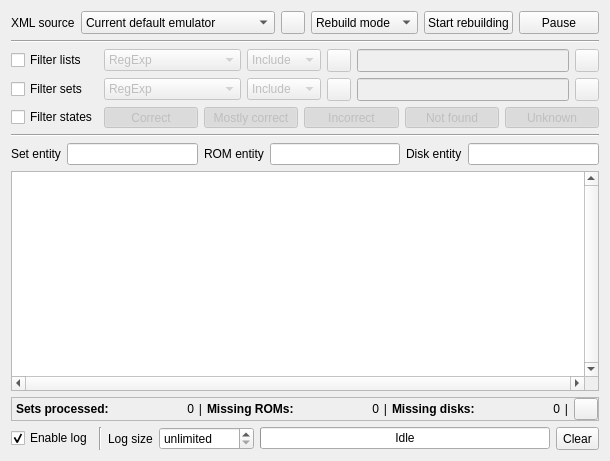
<?xml version="1.0" encoding="UTF-8"?>
<ui version="4.0">
 <class>CollectionRebuilder</class>
 <widget class="QWidget" name="CollectionRebuilder">
  <property name="geometry">
   <rect>
    <x>0</x>
    <y>0</y>
    <width>610</width>
    <height>461</height>
   </rect>
  </property>
  <property name="windowTitle">
   <string>ROM Collection Rebuilder</string>
  </property>
  <layout class="QGridLayout" name="gridLayout">
   <item row="0" column="0">
    <widget class="QLabel" name="labelXmlSource">
     <property name="sizePolicy">
      <sizepolicy hsizetype="Fixed" vsizetype="Preferred">
       <horstretch>0</horstretch>
       <verstretch>0</verstretch>
      </sizepolicy>
     </property>
     <property name="text">
      <string>XML source</string>
     </property>
    </widget>
   </item>
   <item row="0" column="1">
    <widget class="QComboBox" name="comboBoxXmlSource">
     <property name="sizePolicy">
      <sizepolicy hsizetype="MinimumExpanding" vsizetype="Minimum">
       <horstretch>0</horstretch>
       <verstretch>0</verstretch>
      </sizepolicy>
     </property>
     <property name="toolTip">
      <string>Select XML source</string>
     </property>
     <item>
      <property name="text">
       <string>Current default emulator</string>
      </property>
     </item>
     <item>
      <property name="text">
       <string>Select XML file...</string>
      </property>
     </item>
    </widget>
   </item>
   <item row="3" column="0" colspan="3">
    <widget class="QFrame" name="frameEntities">
     <layout class="QGridLayout" name="gridLayoutFrameEnitities">
      <property name="margin">
       <number>0</number>
      </property>
      <item row="1" column="1">
       <widget class="QLineEdit" name="lineEditSetEntity">
        <property name="toolTip">
         <string>Entity name that defines a 'set'</string>
        </property>
       </widget>
      </item>
      <item row="1" column="3">
       <widget class="QLineEdit" name="lineEditRomEntity">
        <property name="toolTip">
         <string>Entity name that defines a 'rom'</string>
        </property>
       </widget>
      </item>
      <item row="1" column="0">
       <widget class="QLabel" name="labelSetEntity">
        <property name="text">
         <string>Set entity</string>
        </property>
       </widget>
      </item>
      <item row="1" column="4">
       <widget class="QLabel" name="labelDiskEntity">
        <property name="toolTip">
         <string>Entity name that defines a 'disk'</string>
        </property>
        <property name="text">
         <string>Disk entity</string>
        </property>
       </widget>
      </item>
      <item row="1" column="5">
       <widget class="QLineEdit" name="lineEditDiskEntity">
        <property name="toolTip">
         <string>Entity name that defines a 'disk'</string>
        </property>
       </widget>
      </item>
      <item row="1" column="2">
       <widget class="QLabel" name="labelRomEntity">
        <property name="text">
         <string>ROM entity</string>
        </property>
       </widget>
      </item>
      <item row="0" column="0" colspan="6">
       <widget class="Line" name="line2">
        <property name="orientation">
         <enum>Qt::Horizontal</enum>
        </property>
       </widget>
      </item>
     </layout>
    </widget>
   </item>
   <item row="4" column="0" colspan="3">
    <widget class="QPlainTextEdit" name="plainTextEditLog">
     <property name="verticalScrollBarPolicy">
      <enum>Qt::ScrollBarAlwaysOn</enum>
     </property>
     <property name="horizontalScrollBarPolicy">
      <enum>Qt::ScrollBarAlwaysOn</enum>
     </property>
     <property name="lineWrapMode">
      <enum>QPlainTextEdit::NoWrap</enum>
     </property>
     <property name="readOnly">
      <bool>true</bool>
     </property>
    </widget>
   </item>
   <item row="6" column="0" colspan="3">
    <layout class="QHBoxLayout" name="horizontalLayout2">
     <item>
      <widget class="QCheckBox" name="checkBoxEnableLog">
       <property name="toolTip">
        <string>Enable log output</string>
       </property>
       <property name="text">
        <string>Enable log</string>
       </property>
       <property name="checked">
        <bool>true</bool>
       </property>
      </widget>
     </item>
     <item>
      <widget class="Line" name="line">
       <property name="orientation">
        <enum>Qt::Vertical</enum>
       </property>
      </widget>
     </item>
     <item>
      <widget class="QLabel" name="labelMaxLogSize">
       <property name="text">
        <string>Log size</string>
       </property>
      </widget>
     </item>
     <item>
      <widget class="QSpinBox" name="spinBoxMaxLogSize">
       <property name="toolTip">
        <string>Maximum number of lines in log (0 = no limit)</string>
       </property>
       <property name="specialValueText">
        <string>unlimited</string>
       </property>
       <property name="suffix">
        <string> lines</string>
       </property>
       <property name="minimum">
        <number>0</number>
       </property>
       <property name="maximum">
        <number>999999</number>
       </property>
       <property name="singleStep">
        <number>100</number>
       </property>
       <property name="value">
        <number>0</number>
       </property>
      </widget>
     </item>
     <item>
      <widget class="QProgressBar" name="progressBar">
       <property name="toolTip">
        <string>Rebuild progress indicator</string>
       </property>
       <property name="value">
        <number>0</number>
       </property>
       <property name="format">
        <string>Idle</string>
       </property>
      </widget>
     </item>
     <item>
      <widget class="QToolButton" name="toolButtonClear">
       <property name="sizePolicy">
        <sizepolicy hsizetype="Fixed" vsizetype="Minimum">
         <horstretch>0</horstretch>
         <verstretch>0</verstretch>
        </sizepolicy>
       </property>
       <property name="toolTip">
        <string>Clear log</string>
       </property>
       <property name="text">
        <string>Clear</string>
       </property>
      </widget>
     </item>
    </layout>
   </item>
   <item row="0" column="2">
    <layout class="QHBoxLayout" name="horizontalLayout1">
     <item>
      <widget class="QToolButton" name="toolButtonRemoveXmlSource">
       <property name="sizePolicy">
        <sizepolicy hsizetype="Fixed" vsizetype="Minimum">
         <horstretch>0</horstretch>
         <verstretch>0</verstretch>
        </sizepolicy>
       </property>
       <property name="toolTip">
        <string>Remove the current XML source from the list</string>
       </property>
       <property name="icon">
        <iconset resource="../qmc2.qrc">
         <normaloff>:/data/img/broom.png</normaloff>:/data/img/broom.png</iconset>
       </property>
      </widget>
     </item>
     <item>
      <widget class="QComboBox" name="comboBoxModeSwitch">
       <property name="sizePolicy">
        <sizepolicy hsizetype="Fixed" vsizetype="Minimum">
         <horstretch>0</horstretch>
         <verstretch>0</verstretch>
        </sizepolicy>
       </property>
       <property name="toolTip">
        <string>Mode switch</string>
       </property>
       <item>
        <property name="text">
         <string>Rebuild mode</string>
        </property>
       </item>
       <item>
        <property name="text">
         <string>Dry run mode</string>
        </property>
       </item>
      </widget>
     </item>
     <item>
      <widget class="QPushButton" name="pushButtonStartStop">
       <property name="sizePolicy">
        <sizepolicy hsizetype="MinimumExpanding" vsizetype="Minimum">
         <horstretch>0</horstretch>
         <verstretch>0</verstretch>
        </sizepolicy>
       </property>
       <property name="toolTip">
        <string>Start / stop rebuilding</string>
       </property>
       <property name="text">
        <string>Start rebuilding</string>
       </property>
       <property name="icon">
        <iconset resource="../qmc2.qrc">
         <normaloff>:/data/img/refresh.png</normaloff>:/data/img/refresh.png</iconset>
       </property>
      </widget>
     </item>
     <item>
      <widget class="QPushButton" name="pushButtonPauseResume">
       <property name="sizePolicy">
        <sizepolicy hsizetype="Minimum" vsizetype="Minimum">
         <horstretch>0</horstretch>
         <verstretch>0</verstretch>
        </sizepolicy>
       </property>
       <property name="toolTip">
        <string>Pause / resume rebuilding</string>
       </property>
       <property name="text">
        <string>Pause</string>
       </property>
       <property name="icon">
        <iconset resource="../qmc2.qrc">
         <normaloff>:/data/img/time.png</normaloff>:/data/img/time.png</iconset>
       </property>
      </widget>
     </item>
    </layout>
   </item>
   <item row="5" column="0" colspan="3">
    <widget class="QFrame" name="frameRebuildStatus">
     <property name="frameShape">
      <enum>QFrame::StyledPanel</enum>
     </property>
     <property name="frameShadow">
      <enum>QFrame::Sunken</enum>
     </property>
     <layout class="QGridLayout" name="gridLayoutFrameRebuildStatus">
      <property name="margin">
       <number>0</number>
      </property>
      <property name="spacing">
       <number>0</number>
      </property>
      <item row="0" column="0">
       <widget class="QLabel" name="labelRebuildStatus">
        <property name="toolTip">
         <string>Rebuild statistics</string>
        </property>
        <property name="text">
         <string notr="true">&lt;table border=&quot;0&quot; cellpadding=&quot;0&quot; cellspacing=&quot;4&quot; width=&quot;100%&quot;&gt;&lt;tr&gt;
&lt;td nowrap align=&quot;left&quot; width=&quot;16.16%&quot;&gt;&lt;b&gt;Sets processed:&lt;/b&gt;&lt;/td&gt;&lt;td nowrap align=&quot;right&quot; width=&quot;16.16%&quot;&gt;0&lt;/td&gt;
&lt;td nowrap align=&quot;center&quot; width=&quot;1%&quot;&gt;|&lt;/td&gt;
&lt;td nowrap align=&quot;left&quot; width=&quot;16.16%&quot;&gt;&lt;b&gt;Missing ROMs:&lt;/b&gt;&lt;/td&gt;&lt;td nowrap align=&quot;right&quot; width=&quot;16.16%&quot;&gt;0&lt;/td&gt;
&lt;td nowrap align=&quot;center&quot; width=&quot;1%&quot;&gt;|&lt;/td&gt;
&lt;td nowrap align=&quot;left&quot; width=&quot;16.16%&quot;&gt;&lt;b&gt;Missing disks:&lt;/b&gt;&lt;/td&gt;&lt;td nowrap align=&quot;right&quot; width=&quot;16.16%&quot;&gt;0&lt;/td&gt;
&lt;td nowrap align=&quot;center&quot; width=&quot;1%&quot;&gt;|&lt;/td&gt;
&lt;/tr&gt;&lt;/table&gt;</string>
        </property>
       </widget>
      </item>
      <item row="0" column="1">
       <widget class="QToolButton" name="toolButtonViewMissingList">
        <property name="sizePolicy">
         <sizepolicy hsizetype="Fixed" vsizetype="Ignored">
          <horstretch>0</horstretch>
          <verstretch>0</verstretch>
         </sizepolicy>
        </property>
        <property name="toolTip">
         <string>Show / hide list of missing dumps</string>
        </property>
        <property name="icon">
         <iconset resource="../qmc2.qrc">
          <normaloff>:/data/img/detail.png</normaloff>:/data/img/detail.png</iconset>
        </property>
       </widget>
      </item>
     </layout>
    </widget>
   </item>
   <item row="1" column="0" colspan="3">
    <widget class="Line" name="line1">
     <property name="orientation">
      <enum>Qt::Horizontal</enum>
     </property>
    </widget>
   </item>
   <item row="2" column="0" colspan="3">
    <layout class="QGridLayout" name="gridLayoutFilters">
     <item row="0" column="0">
      <widget class="QCheckBox" name="checkBoxFilterExpressionSoftwareLists">
       <property name="toolTip">
        <string>Enable the use of a Qt regular expression that a software-list's name has to match in order to be processed</string>
       </property>
       <property name="text">
        <string>Filter lists</string>
       </property>
      </widget>
     </item>
     <item row="0" column="1">
      <widget class="QComboBox" name="comboBoxFilterSyntaxSoftwareLists">
       <property name="enabled">
        <bool>false</bool>
       </property>
       <property name="toolTip">
        <string>Choose the regular expression syntax</string>
       </property>
       <item>
        <property name="text">
         <string notr="true">RegExp</string>
        </property>
       </item>
       <item>
        <property name="text">
         <string notr="true">RegExp2</string>
        </property>
       </item>
       <item>
        <property name="text">
         <string notr="true">Wildcard</string>
        </property>
       </item>
       <item>
        <property name="text">
         <string notr="true">WildcardUnix</string>
        </property>
       </item>
       <item>
        <property name="text">
         <string notr="true">FixedString</string>
        </property>
       </item>
       <item>
        <property name="text">
         <string notr="true">W3CXmlSchema11</string>
        </property>
       </item>
      </widget>
     </item>
     <item row="0" column="2">
      <widget class="QComboBox" name="comboBoxFilterTypeSoftwareLists">
       <property name="enabled">
        <bool>false</bool>
       </property>
       <property name="toolTip">
        <string>Select the filter type (include / exclude filter)</string>
       </property>
       <item>
        <property name="text">
         <string>Include</string>
        </property>
       </item>
       <item>
        <property name="text">
         <string>Exclude</string>
        </property>
       </item>
      </widget>
     </item>
     <item row="0" column="4">
      <widget class="QLineEdit" name="lineEditFilterExpressionSoftwareLists">
       <property name="enabled">
        <bool>false</bool>
       </property>
       <property name="sizePolicy">
        <sizepolicy hsizetype="Expanding" vsizetype="Minimum">
         <horstretch>0</horstretch>
         <verstretch>0</verstretch>
        </sizepolicy>
       </property>
       <property name="toolTip">
        <string>Specify a Qt regular expression that a software-list's name has to match in order to be processed</string>
       </property>
      </widget>
     </item>
     <item row="0" column="5">
      <widget class="QToolButton" name="toolButtonClearFilterExpressionSoftwareLists">
       <property name="enabled">
        <bool>false</bool>
       </property>
       <property name="sizePolicy">
        <sizepolicy hsizetype="Fixed" vsizetype="Minimum">
         <horstretch>0</horstretch>
         <verstretch>0</verstretch>
        </sizepolicy>
       </property>
       <property name="toolTip">
        <string>Clear filter expression</string>
       </property>
       <property name="icon">
        <iconset resource="../qmc2.qrc">
         <normaloff>:/data/img/broom.png</normaloff>:/data/img/broom.png</iconset>
       </property>
      </widget>
     </item>
     <item row="1" column="0">
      <widget class="QCheckBox" name="checkBoxFilterExpression">
       <property name="toolTip">
        <string>Enable the use of a Qt regular expression that a set's ID has to match in order to be processed</string>
       </property>
       <property name="text">
        <string>Filter sets</string>
       </property>
      </widget>
     </item>
     <item row="1" column="1">
      <widget class="QComboBox" name="comboBoxFilterSyntax">
       <property name="enabled">
        <bool>false</bool>
       </property>
       <property name="toolTip">
        <string>Choose the regular expression syntax</string>
       </property>
       <item>
        <property name="text">
         <string notr="true">RegExp</string>
        </property>
       </item>
       <item>
        <property name="text">
         <string notr="true">RegExp2</string>
        </property>
       </item>
       <item>
        <property name="text">
         <string notr="true">Wildcard</string>
        </property>
       </item>
       <item>
        <property name="text">
         <string notr="true">WildcardUnix</string>
        </property>
       </item>
       <item>
        <property name="text">
         <string notr="true">FixedString</string>
        </property>
       </item>
       <item>
        <property name="text">
         <string notr="true">W3CXmlSchema11</string>
        </property>
       </item>
      </widget>
     </item>
     <item row="1" column="2">
      <widget class="QComboBox" name="comboBoxFilterType">
       <property name="enabled">
        <bool>false</bool>
       </property>
       <property name="toolTip">
        <string>Select the filter type (include / exclude filter)</string>
       </property>
       <item>
        <property name="text">
         <string>Include</string>
        </property>
       </item>
       <item>
        <property name="text">
         <string>Exclude</string>
        </property>
       </item>
      </widget>
     </item>
     <item row="1" column="4">
      <widget class="QLineEdit" name="lineEditFilterExpression">
       <property name="enabled">
        <bool>false</bool>
       </property>
       <property name="sizePolicy">
        <sizepolicy hsizetype="Expanding" vsizetype="Minimum">
         <horstretch>0</horstretch>
         <verstretch>0</verstretch>
        </sizepolicy>
       </property>
       <property name="toolTip">
        <string>Specify a Qt regular expression that a set's ID has to match in order to be processed</string>
       </property>
      </widget>
     </item>
     <item row="1" column="5">
      <widget class="QToolButton" name="toolButtonClearFilterExpression">
       <property name="enabled">
        <bool>false</bool>
       </property>
       <property name="sizePolicy">
        <sizepolicy hsizetype="Fixed" vsizetype="Minimum">
         <horstretch>0</horstretch>
         <verstretch>0</verstretch>
        </sizepolicy>
       </property>
       <property name="toolTip">
        <string>Clear filter expression</string>
       </property>
       <property name="icon">
        <iconset resource="../qmc2.qrc">
         <normaloff>:/data/img/broom.png</normaloff>:/data/img/broom.png</iconset>
       </property>
      </widget>
     </item>
     <item row="2" column="0">
      <widget class="QCheckBox" name="checkBoxFilterStates">
       <property name="toolTip">
        <string>Enable state filtering (a set is included when its state is checked here)</string>
       </property>
       <property name="text">
        <string>Filter states</string>
       </property>
      </widget>
     </item>
     <item row="2" column="1" colspan="5">
      <layout class="QHBoxLayout" name="horizontalLayout3">
       <item>
        <widget class="QToolButton" name="toolButtonStateC">
         <property name="enabled">
          <bool>false</bool>
         </property>
         <property name="sizePolicy">
          <sizepolicy hsizetype="Preferred" vsizetype="Minimum">
           <horstretch>0</horstretch>
           <verstretch>0</verstretch>
          </sizepolicy>
         </property>
         <property name="toolTip">
          <string>Include sets with state C (correct)?</string>
         </property>
         <property name="text">
          <string>Correct</string>
         </property>
         <property name="icon">
          <iconset resource="../qmc2.qrc">
           <normaloff>:/data/img/sphere_green.png</normaloff>:/data/img/sphere_green.png</iconset>
         </property>
         <property name="checkable">
          <bool>true</bool>
         </property>
         <property name="checked">
          <bool>true</bool>
         </property>
         <property name="toolButtonStyle">
          <enum>Qt::ToolButtonTextBesideIcon</enum>
         </property>
        </widget>
       </item>
       <item>
        <widget class="QToolButton" name="toolButtonStateM">
         <property name="enabled">
          <bool>false</bool>
         </property>
         <property name="sizePolicy">
          <sizepolicy hsizetype="Preferred" vsizetype="Minimum">
           <horstretch>0</horstretch>
           <verstretch>0</verstretch>
          </sizepolicy>
         </property>
         <property name="toolTip">
          <string>Include sets with state M (mostly correct)?</string>
         </property>
         <property name="text">
          <string>Mostly correct</string>
         </property>
         <property name="icon">
          <iconset resource="../qmc2.qrc">
           <normaloff>:/data/img/sphere_yellowgreen.png</normaloff>:/data/img/sphere_yellowgreen.png</iconset>
         </property>
         <property name="checkable">
          <bool>true</bool>
         </property>
         <property name="checked">
          <bool>true</bool>
         </property>
         <property name="toolButtonStyle">
          <enum>Qt::ToolButtonTextBesideIcon</enum>
         </property>
        </widget>
       </item>
       <item>
        <widget class="QToolButton" name="toolButtonStateI">
         <property name="enabled">
          <bool>false</bool>
         </property>
         <property name="sizePolicy">
          <sizepolicy hsizetype="Preferred" vsizetype="Minimum">
           <horstretch>0</horstretch>
           <verstretch>0</verstretch>
          </sizepolicy>
         </property>
         <property name="toolTip">
          <string>Include sets with state I (incorrect)?</string>
         </property>
         <property name="text">
          <string>Incorrect</string>
         </property>
         <property name="icon">
          <iconset resource="../qmc2.qrc">
           <normaloff>:/data/img/sphere_red.png</normaloff>:/data/img/sphere_red.png</iconset>
         </property>
         <property name="checkable">
          <bool>true</bool>
         </property>
         <property name="checked">
          <bool>true</bool>
         </property>
         <property name="toolButtonStyle">
          <enum>Qt::ToolButtonTextBesideIcon</enum>
         </property>
        </widget>
       </item>
       <item>
        <widget class="QToolButton" name="toolButtonStateN">
         <property name="enabled">
          <bool>false</bool>
         </property>
         <property name="sizePolicy">
          <sizepolicy hsizetype="Preferred" vsizetype="Minimum">
           <horstretch>0</horstretch>
           <verstretch>0</verstretch>
          </sizepolicy>
         </property>
         <property name="toolTip">
          <string>Include sets with state N (not found)?</string>
         </property>
         <property name="text">
          <string>Not found</string>
         </property>
         <property name="icon">
          <iconset resource="../qmc2.qrc">
           <normaloff>:/data/img/sphere_grey.png</normaloff>:/data/img/sphere_grey.png</iconset>
         </property>
         <property name="checkable">
          <bool>true</bool>
         </property>
         <property name="checked">
          <bool>true</bool>
         </property>
         <property name="toolButtonStyle">
          <enum>Qt::ToolButtonTextBesideIcon</enum>
         </property>
        </widget>
       </item>
       <item>
        <widget class="QToolButton" name="toolButtonStateU">
         <property name="enabled">
          <bool>false</bool>
         </property>
         <property name="sizePolicy">
          <sizepolicy hsizetype="Preferred" vsizetype="Minimum">
           <horstretch>0</horstretch>
           <verstretch>0</verstretch>
          </sizepolicy>
         </property>
         <property name="toolTip">
          <string>Include sets with state U (unknown)?</string>
         </property>
         <property name="text">
          <string>Unknown</string>
         </property>
         <property name="icon">
          <iconset resource="../qmc2.qrc">
           <normaloff>:/data/img/sphere_blue.png</normaloff>:/data/img/sphere_blue.png</iconset>
         </property>
         <property name="checkable">
          <bool>true</bool>
         </property>
         <property name="checked">
          <bool>true</bool>
         </property>
         <property name="toolButtonStyle">
          <enum>Qt::ToolButtonTextBesideIcon</enum>
         </property>
        </widget>
       </item>
      </layout>
     </item>
     <item row="0" column="3">
      <widget class="QToolButton" name="toolButtonExactMatchSoftwareLists">
       <property name="enabled">
        <bool>false</bool>
       </property>
       <property name="sizePolicy">
        <sizepolicy hsizetype="Fixed" vsizetype="Minimum">
         <horstretch>0</horstretch>
         <verstretch>0</verstretch>
        </sizepolicy>
       </property>
       <property name="toolTip">
        <string>Exact match</string>
       </property>
       <property name="icon">
        <iconset resource="../qmc2.qrc">
         <normaloff>:/data/img/yes.png</normaloff>:/data/img/yes.png</iconset>
       </property>
       <property name="checkable">
        <bool>true</bool>
       </property>
      </widget>
     </item>
     <item row="1" column="3">
      <widget class="QToolButton" name="toolButtonExactMatch">
       <property name="enabled">
        <bool>false</bool>
       </property>
       <property name="sizePolicy">
        <sizepolicy hsizetype="Fixed" vsizetype="Minimum">
         <horstretch>0</horstretch>
         <verstretch>0</verstretch>
        </sizepolicy>
       </property>
       <property name="toolTip">
        <string>Exact match</string>
       </property>
       <property name="icon">
        <iconset resource="../qmc2.qrc">
         <normaloff>:/data/img/yes.png</normaloff>:/data/img/yes.png</iconset>
       </property>
       <property name="checkable">
        <bool>true</bool>
       </property>
      </widget>
     </item>
    </layout>
   </item>
  </layout>
 </widget>
 <tabstops>
  <tabstop>comboBoxXmlSource</tabstop>
  <tabstop>toolButtonRemoveXmlSource</tabstop>
  <tabstop>comboBoxModeSwitch</tabstop>
  <tabstop>pushButtonStartStop</tabstop>
  <tabstop>pushButtonPauseResume</tabstop>
  <tabstop>checkBoxFilterExpressionSoftwareLists</tabstop>
  <tabstop>comboBoxFilterSyntaxSoftwareLists</tabstop>
  <tabstop>comboBoxFilterTypeSoftwareLists</tabstop>
  <tabstop>toolButtonExactMatchSoftwareLists</tabstop>
  <tabstop>lineEditFilterExpressionSoftwareLists</tabstop>
  <tabstop>toolButtonClearFilterExpressionSoftwareLists</tabstop>
  <tabstop>checkBoxFilterExpression</tabstop>
  <tabstop>comboBoxFilterSyntax</tabstop>
  <tabstop>comboBoxFilterType</tabstop>
  <tabstop>toolButtonExactMatch</tabstop>
  <tabstop>lineEditFilterExpression</tabstop>
  <tabstop>toolButtonClearFilterExpression</tabstop>
  <tabstop>checkBoxFilterStates</tabstop>
  <tabstop>toolButtonStateC</tabstop>
  <tabstop>toolButtonStateM</tabstop>
  <tabstop>toolButtonStateI</tabstop>
  <tabstop>toolButtonStateN</tabstop>
  <tabstop>toolButtonStateU</tabstop>
  <tabstop>lineEditSetEntity</tabstop>
  <tabstop>lineEditRomEntity</tabstop>
  <tabstop>lineEditDiskEntity</tabstop>
  <tabstop>plainTextEditLog</tabstop>
  <tabstop>toolButtonViewMissingList</tabstop>
  <tabstop>checkBoxEnableLog</tabstop>
  <tabstop>spinBoxMaxLogSize</tabstop>
  <tabstop>toolButtonClear</tabstop>
 </tabstops>
 <resources>
  <include location="../qmc2.qrc"/>
 </resources>
 <connections>
  <connection>
   <sender>toolButtonClear</sender>
   <signal>clicked()</signal>
   <receiver>plainTextEditLog</receiver>
   <slot>clear()</slot>
   <hints>
    <hint type="sourcelabel">
     <x>532</x>
     <y>455</y>
    </hint>
    <hint type="destinationlabel">
     <x>350</x>
     <y>329</y>
    </hint>
   </hints>
  </connection>
  <connection>
   <sender>toolButtonClearFilterExpression</sender>
   <signal>clicked()</signal>
   <receiver>lineEditFilterExpression</receiver>
   <slot>clear()</slot>
   <hints>
    <hint type="sourcelabel">
     <x>532</x>
     <y>96</y>
    </hint>
    <hint type="destinationlabel">
     <x>420</x>
     <y>96</y>
    </hint>
   </hints>
  </connection>
  <connection>
   <sender>toolButtonClearFilterExpressionSoftwareLists</sender>
   <signal>clicked()</signal>
   <receiver>lineEditFilterExpressionSoftwareLists</receiver>
   <slot>clear()</slot>
   <hints>
    <hint type="sourcelabel">
     <x>532</x>
     <y>67</y>
    </hint>
    <hint type="destinationlabel">
     <x>419</x>
     <y>56</y>
    </hint>
   </hints>
  </connection>
  <connection>
   <sender>checkBoxFilterExpressionSoftwareLists</sender>
   <signal>toggled(bool)</signal>
   <receiver>comboBoxFilterSyntaxSoftwareLists</receiver>
   <slot>setEnabled(bool)</slot>
   <hints>
    <hint type="sourcelabel">
     <x>57</x>
     <y>54</y>
    </hint>
    <hint type="destinationlabel">
     <x>122</x>
     <y>53</y>
    </hint>
   </hints>
  </connection>
  <connection>
   <sender>checkBoxFilterExpressionSoftwareLists</sender>
   <signal>toggled(bool)</signal>
   <receiver>comboBoxFilterTypeSoftwareLists</receiver>
   <slot>setEnabled(bool)</slot>
   <hints>
    <hint type="sourcelabel">
     <x>49</x>
     <y>60</y>
    </hint>
    <hint type="destinationlabel">
     <x>224</x>
     <y>60</y>
    </hint>
   </hints>
  </connection>
  <connection>
   <sender>checkBoxFilterExpressionSoftwareLists</sender>
   <signal>toggled(bool)</signal>
   <receiver>lineEditFilterExpressionSoftwareLists</receiver>
   <slot>setEnabled(bool)</slot>
   <hints>
    <hint type="sourcelabel">
     <x>56</x>
     <y>55</y>
    </hint>
    <hint type="destinationlabel">
     <x>502</x>
     <y>67</y>
    </hint>
   </hints>
  </connection>
  <connection>
   <sender>checkBoxFilterExpressionSoftwareLists</sender>
   <signal>toggled(bool)</signal>
   <receiver>toolButtonClearFilterExpressionSoftwareLists</receiver>
   <slot>setEnabled(bool)</slot>
   <hints>
    <hint type="sourcelabel">
     <x>38</x>
     <y>53</y>
    </hint>
    <hint type="destinationlabel">
     <x>532</x>
     <y>67</y>
    </hint>
   </hints>
  </connection>
  <connection>
   <sender>checkBoxFilterExpression</sender>
   <signal>toggled(bool)</signal>
   <receiver>comboBoxFilterSyntax</receiver>
   <slot>setEnabled(bool)</slot>
   <hints>
    <hint type="sourcelabel">
     <x>37</x>
     <y>85</y>
    </hint>
    <hint type="destinationlabel">
     <x>106</x>
     <y>85</y>
    </hint>
   </hints>
  </connection>
  <connection>
   <sender>checkBoxFilterExpression</sender>
   <signal>toggled(bool)</signal>
   <receiver>comboBoxFilterType</receiver>
   <slot>setEnabled(bool)</slot>
   <hints>
    <hint type="sourcelabel">
     <x>48</x>
     <y>86</y>
    </hint>
    <hint type="destinationlabel">
     <x>285</x>
     <y>94</y>
    </hint>
   </hints>
  </connection>
  <connection>
   <sender>checkBoxFilterExpression</sender>
   <signal>toggled(bool)</signal>
   <receiver>lineEditFilterExpression</receiver>
   <slot>setEnabled(bool)</slot>
   <hints>
    <hint type="sourcelabel">
     <x>33</x>
     <y>80</y>
    </hint>
    <hint type="destinationlabel">
     <x>347</x>
     <y>89</y>
    </hint>
   </hints>
  </connection>
  <connection>
   <sender>checkBoxFilterExpression</sender>
   <signal>toggled(bool)</signal>
   <receiver>toolButtonClearFilterExpression</receiver>
   <slot>setEnabled(bool)</slot>
   <hints>
    <hint type="sourcelabel">
     <x>22</x>
     <y>85</y>
    </hint>
    <hint type="destinationlabel">
     <x>532</x>
     <y>96</y>
    </hint>
   </hints>
  </connection>
  <connection>
   <sender>checkBoxFilterStates</sender>
   <signal>toggled(bool)</signal>
   <receiver>toolButtonStateC</receiver>
   <slot>setEnabled(bool)</slot>
   <hints>
    <hint type="sourcelabel">
     <x>64</x>
     <y>111</y>
    </hint>
    <hint type="destinationlabel">
     <x>103</x>
     <y>116</y>
    </hint>
   </hints>
  </connection>
  <connection>
   <sender>checkBoxFilterStates</sender>
   <signal>toggled(bool)</signal>
   <receiver>toolButtonStateM</receiver>
   <slot>setEnabled(bool)</slot>
   <hints>
    <hint type="sourcelabel">
     <x>10</x>
     <y>114</y>
    </hint>
    <hint type="destinationlabel">
     <x>275</x>
     <y>126</y>
    </hint>
   </hints>
  </connection>
  <connection>
   <sender>checkBoxFilterStates</sender>
   <signal>toggled(bool)</signal>
   <receiver>toolButtonStateI</receiver>
   <slot>setEnabled(bool)</slot>
   <hints>
    <hint type="sourcelabel">
     <x>14</x>
     <y>113</y>
    </hint>
    <hint type="destinationlabel">
     <x>358</x>
     <y>126</y>
    </hint>
   </hints>
  </connection>
  <connection>
   <sender>checkBoxFilterStates</sender>
   <signal>toggled(bool)</signal>
   <receiver>toolButtonStateN</receiver>
   <slot>setEnabled(bool)</slot>
   <hints>
    <hint type="sourcelabel">
     <x>11</x>
     <y>116</y>
    </hint>
    <hint type="destinationlabel">
     <x>445</x>
     <y>126</y>
    </hint>
   </hints>
  </connection>
  <connection>
   <sender>checkBoxFilterStates</sender>
   <signal>toggled(bool)</signal>
   <receiver>toolButtonStateU</receiver>
   <slot>setEnabled(bool)</slot>
   <hints>
    <hint type="sourcelabel">
     <x>10</x>
     <y>111</y>
    </hint>
    <hint type="destinationlabel">
     <x>531</x>
     <y>126</y>
    </hint>
   </hints>
  </connection>
  <connection>
   <sender>checkBoxFilterExpressionSoftwareLists</sender>
   <signal>toggled(bool)</signal>
   <receiver>toolButtonExactMatchSoftwareLists</receiver>
   <slot>setEnabled(bool)</slot>
   <hints>
    <hint type="sourcelabel">
     <x>14</x>
     <y>51</y>
    </hint>
    <hint type="destinationlabel">
     <x>298</x>
     <y>54</y>
    </hint>
   </hints>
  </connection>
  <connection>
   <sender>checkBoxFilterExpression</sender>
   <signal>toggled(bool)</signal>
   <receiver>toolButtonExactMatch</receiver>
   <slot>setEnabled(bool)</slot>
   <hints>
    <hint type="sourcelabel">
     <x>61</x>
     <y>78</y>
    </hint>
    <hint type="destinationlabel">
     <x>300</x>
     <y>83</y>
    </hint>
   </hints>
  </connection>
 </connections>
</ui>
